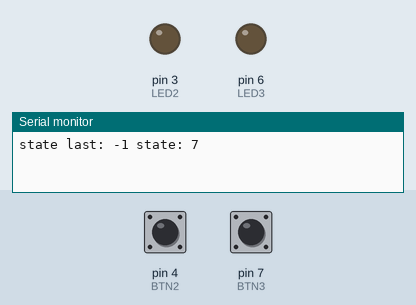
This sketch was run on a simulated Arduino Uno, built with avr-gcc and run on an emulated ATmega328P. On the bench: output pins drawn as LEDs (lit = HIGH), the last lines printed to the serial monitor. Dashed ring = blinking. The test bench sets the inputs (shaded band); at power-on: pin 4 (BTN2) HIGH, pin 7 (BTN3) HIGH.

Above: at 1.2 s.
1.3 s: pin 4 (BTN2) pulled LOW for 0.15 s
At 1.45 s:
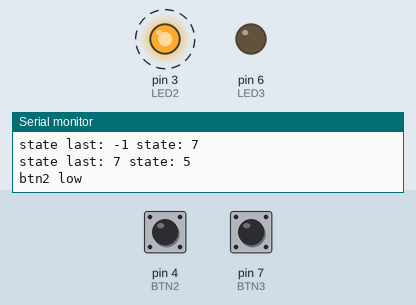
4.3 s: pin 7 (BTN3) pulled LOW for 0.15 s
At 4.45 s:
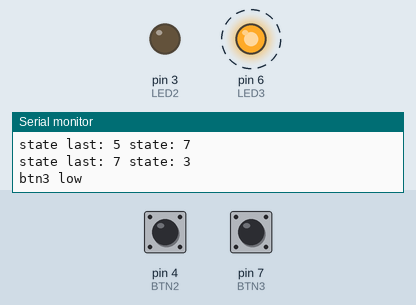
Timing chart, 0 to 7.3 s (numbered marks = the images above; inputs shaded):
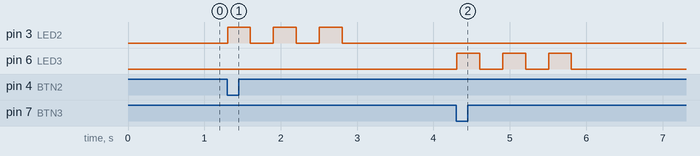

The sketch:

BlinkOnTouch.ino
```cpp
int LED1 = 0;
int BTN1 = 1;
//int BTN1_state_last = 1;     // previous state of the button

int LED2 = 3;
int BTN2 = 4;

int LED3 = 6;
int BTN3 = 7;

int btn_state_last = ~0;     // set all state to 1

// the setup function runs once when you press reset or power the board
void setup() {
    Serial.begin(9600);

    // LED Output
    pinMode(LED1, OUTPUT);
    pinMode(LED2, OUTPUT);
    pinMode(LED3, OUTPUT);

    // BTN Input
    pinMode(BTN1, INPUT_PULLUP);
    pinMode(BTN2, INPUT_PULLUP);
    pinMode(BTN3, INPUT_PULLUP);
}


// the loop function runs over and over again forever
void loop() {
    delay(10);        // delay [ms] between reads for stability

    int btn_state = digitalRead(BTN1);
    btn_state |= digitalRead(BTN2) << 1;
    btn_state |= digitalRead(BTN3) << 2;

    if (btn_state != btn_state_last) {
        // State change
        Serial.print("state last: ");
        Serial.print(btn_state_last);
        Serial.print(" state: ");
        Serial.println(btn_state);

        // btn1?
        int btn1_state = btn_state & 1;
        int btn2_state = btn_state & 2;
        int btn3_state = btn_state & 4;

        //    boolean btn1_is_low = btn_state & 1 == LOW;
        //    Serial.print(old);
        //    Serial.print(" => ");
        //    Serial.println(btn1_state);
        //    Serial.print("btn1 is low: ");
        //    Serial.println(btn1_state == LOW);

        if (btn1_state == LOW) {
            Serial.println("btn1 low");
            blinkNow(LED1);
        }

        if (btn2_state == LOW) {
            Serial.println("btn2 low");
            blinkNow(LED2);
        }

        if (btn3_state == LOW) {
            Serial.println("btn3 low");
            blinkNow(LED3);
        }
    }

    btn_state_last = btn_state;
}

void blinkNow(int pin) {
    for (int i=0; i<3; i++) {
        digitalWrite(pin, HIGH);
        delay(300);
        digitalWrite(pin, LOW);
        delay(300);
    }
}
```

Measured:
- after the input at 1.3 s, pin 3 (LED2): alternates HIGH for 0.30 s and LOW for 0.30 s, 6 changes in all, then stays LOW, starting at once
- after the input at 4.3 s, pin 6 (LED3): alternates HIGH for 0.30 s and LOW for 0.30 s, 6 changes in all, then stays LOW, starting at once
